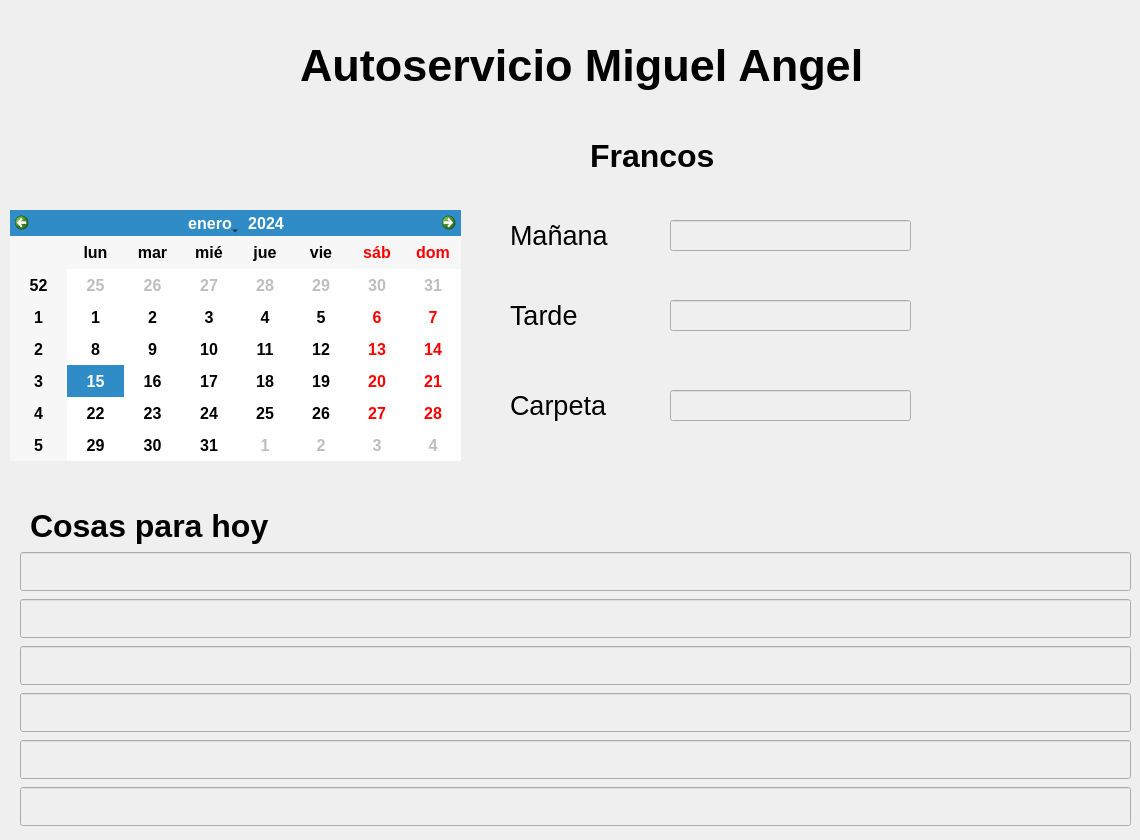
   <widget class="QWidget" name="tab_3">
    <attribute name="title">
     <string>Inicio</string>
    </attribute>
    <widget class="QCalendarWidget" name="calendarWidget">
     <property name="geometry">
      <rect>
       <x>10</x>
       <y>210</y>
       <width>451</width>
       <height>251</height>
      </rect>
     </property>
     <property name="font">
      <font>
       <pointsize>12</pointsize>
       <weight>75</weight>
       <bold>true</bold>
      </font>
     </property>
     <property name="locale">
      <locale language="Spanish" country="Argentina"/>
     </property>
    </widget>
    <widget class="QLabel" name="label_17">
     <property name="geometry">
      <rect>
       <x>300</x>
       <y>10</y>
       <width>661</width>
       <height>111</height>
      </rect>
     </property>
     <property name="font">
      <font>
       <pointsize>34</pointsize>
       <weight>75</weight>
       <bold>true</bold>
      </font>
     </property>
     <property name="text">
      <string>Autoservicio Miguel Angel</string>
     </property>
    </widget>
    <widget class="QLabel" name="label_18">
     <property name="geometry">
      <rect>
       <x>590</x>
       <y>130</y>
       <width>481</width>
       <height>51</height>
      </rect>
     </property>
     <property name="font">
      <font>
       <pointsize>24</pointsize>
       <weight>75</weight>
       <bold>true</bold>
      </font>
     </property>
     <property name="text">
      <string>Francos</string>
     </property>
    </widget>
    <widget class="QLabel" name="label_19">
     <property name="geometry">
      <rect>
       <x>510</x>
       <y>210</y>
       <width>141</width>
       <height>51</height>
      </rect>
     </property>
     <property name="font">
      <font>
       <pointsize>20</pointsize>
       <weight>50</weight>
       <bold>false</bold>
      </font>
     </property>
     <property name="text">
      <string>Mañana</string>
     </property>
    </widget>
    <widget class="QLabel" name="label_20">
     <property name="geometry">
      <rect>
       <x>510</x>
       <y>290</y>
       <width>141</width>
       <height>51</height>
      </rect>
     </property>
     <property name="font">
      <font>
       <pointsize>20</pointsize>
       <weight>50</weight>
       <bold>false</bold>
      </font>
     </property>
     <property name="text">
      <string>Tarde</string>
     </property>
    </widget>
    <widget class="QLineEdit" name="txtFrancoManana">
     <property name="enabled">
      <bool>false</bool>
     </property>
     <property name="geometry">
      <rect>
       <x>670</x>
       <y>220</y>
       <width>241</width>
       <height>31</height>
      </rect>
     </property>
     <property name="font">
      <font>
       <pointsize>20</pointsize>
      </font>
     </property>
    </widget>
    <widget class="QLineEdit" name="txtFrancoTarde">
     <property name="enabled">
      <bool>false</bool>
     </property>
     <property name="geometry">
      <rect>
       <x>670</x>
       <y>300</y>
       <width>241</width>
       <height>31</height>
      </rect>
     </property>
     <property name="font">
      <font>
       <pointsize>20</pointsize>
      </font>
     </property>
    </widget>
    <widget class="QLabel" name="label_21">
     <property name="geometry">
      <rect>
       <x>510</x>
       <y>380</y>
       <width>141</width>
       <height>51</height>
      </rect>
     </property>
     <property name="font">
      <font>
       <pointsize>20</pointsize>
       <weight>50</weight>
       <bold>false</bold>
      </font>
     </property>
     <property name="text">
      <string>Carpeta</string>
     </property>
    </widget>
    <widget class="QLineEdit" name="txtCarpeta">
     <property name="enabled">
      <bool>false</bool>
     </property>
     <property name="geometry">
      <rect>
       <x>670</x>
       <y>390</y>
       <width>241</width>
       <height>31</height>
      </rect>
     </property>
     <property name="font">
      <font>
       <pointsize>20</pointsize>
      </font>
     </property>
    </widget>
    <widget class="QLabel" name="label_22">
     <property name="geometry">
      <rect>
       <x>30</x>
       <y>500</y>
       <width>481</width>
       <height>51</height>
      </rect>
     </property>
     <property name="font">
      <font>
       <pointsize>24</pointsize>
       <weight>75</weight>
       <bold>true</bold>
      </font>
     </property>
     <property name="text">
      <string>Cosas para hoy</string>
     </property>
    </widget>
    <widget class="QWidget" name="verticalLayoutWidget_10">
     <property name="geometry">
      <rect>
       <x>20</x>
       <y>550</y>
       <width>1111</width>
       <height>281</height>
      </rect>
     </property>
     <layout class="QVBoxLayout" name="verticalLayout_14">
      <item>
       <widget class="QLineEdit" name="txtTarea1">
        <property name="enabled">
         <bool>false</bool>
        </property>
        <property name="font">
         <font>
          <pointsize>20</pointsize>
         </font>
        </property>
       </widget>
      </item>
      <item>
       <widget class="QLineEdit" name="txtTarea2">
        <property name="enabled">
         <bool>false</bool>
        </property>
        <property name="font">
         <font>
          <pointsize>20</pointsize>
         </font>
        </property>
       </widget>
      </item>
      <item>
       <widget class="QLineEdit" name="txtTarea3">
        <property name="enabled">
         <bool>false</bool>
        </property>
        <property name="font">
         <font>
          <pointsize>20</pointsize>
         </font>
        </property>
       </widget>
      </item>
      <item>
       <widget class="QLineEdit" name="txtTarea4">
        <property name="enabled">
         <bool>false</bool>
        </property>
        <property name="font">
         <font>
          <pointsize>20</pointsize>
         </font>
        </property>
        <property name="text">
         <string/>
        </property>
       </widget>
      </item>
      <item>
       <widget class="QLineEdit" name="txtTarea5">
        <property name="enabled">
         <bool>false</bool>
        </property>
        <property name="font">
         <font>
          <pointsize>20</pointsize>
         </font>
        </property>
       </widget>
      </item>
      <item>
       <widget class="QLineEdit" name="txtTarea6">
        <property name="enabled">
         <bool>false</bool>
        </property>
        <property name="font">
         <font>
          <pointsize>20</pointsize>
         </font>
        </property>
       </widget>
      </item>
     </layout>
    </widget>
   </widget>
